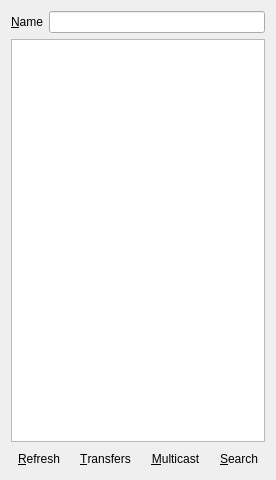
<?xml version="1.0" encoding="UTF-8"?>
<ui version="4.0">
 <class>PeersDialog</class>
 <widget class="QDialog" name="PeersDialog">
  <property name="windowModality">
   <enum>Qt::NonModal</enum>
  </property>
  <property name="geometry">
   <rect>
    <x>0</x>
    <y>0</y>
    <width>240</width>
    <height>480</height>
   </rect>
  </property>
  <property name="windowTitle">
   <string>Dialog</string>
  </property>
  <property name="layoutDirection">
   <enum>Qt::LeftToRight</enum>
  </property>
  <layout class="QVBoxLayout" name="verticalLayout">
   <item>
    <layout class="QHBoxLayout" name="horizontalLayout_2">
     <item>
      <widget class="QLabel" name="label">
       <property name="text">
        <string>&amp;Name</string>
       </property>
       <property name="buddy">
        <cstring>nameEdit</cstring>
       </property>
      </widget>
     </item>
     <item>
      <widget class="QLineEdit" name="nameEdit"/>
     </item>
    </layout>
   </item>
   <item>
    <widget class="QListView" name="peersListView"/>
   </item>
   <item>
    <layout class="QHBoxLayout" name="horizontalLayout">
     <item>
      <widget class="QToolButton" name="refreshButton">
       <property name="minimumSize">
        <size>
         <width>0</width>
         <height>0</height>
        </size>
       </property>
       <property name="baseSize">
        <size>
         <width>0</width>
         <height>0</height>
        </size>
       </property>
       <property name="text">
        <string>&amp;Refresh</string>
       </property>
       <property name="icon">
        <iconset resource="../systray.qrc">
         <normaloff>:/images/refresh.png</normaloff>:/images/refresh.png</iconset>
       </property>
       <property name="iconSize">
        <size>
         <width>32</width>
         <height>32</height>
        </size>
       </property>
       <property name="autoRaise">
        <bool>true</bool>
       </property>
      </widget>
     </item>
     <item>
      <widget class="QToolButton" name="transferButton">
       <property name="minimumSize">
        <size>
         <width>0</width>
         <height>0</height>
        </size>
       </property>
       <property name="baseSize">
        <size>
         <width>0</width>
         <height>0</height>
        </size>
       </property>
       <property name="text">
        <string>&amp;Transfers</string>
       </property>
       <property name="icon">
        <iconset resource="../systray.qrc">
         <normaloff>:/images/transfer.png</normaloff>:/images/transfer.png</iconset>
       </property>
       <property name="iconSize">
        <size>
         <width>32</width>
         <height>32</height>
        </size>
       </property>
       <property name="autoRaise">
        <bool>true</bool>
       </property>
      </widget>
     </item>
     <item>
      <widget class="QToolButton" name="multicastButton">
       <property name="minimumSize">
        <size>
         <width>0</width>
         <height>0</height>
        </size>
       </property>
       <property name="baseSize">
        <size>
         <width>0</width>
         <height>0</height>
        </size>
       </property>
       <property name="text">
        <string>&amp;Multicast</string>
       </property>
       <property name="icon">
        <iconset resource="../systray.qrc">
         <normaloff>:/images/multicast.png</normaloff>:/images/multicast.png</iconset>
       </property>
       <property name="iconSize">
        <size>
         <width>32</width>
         <height>32</height>
        </size>
       </property>
       <property name="autoRaise">
        <bool>true</bool>
       </property>
      </widget>
     </item>
     <item>
      <widget class="QToolButton" name="searchButton">
       <property name="minimumSize">
        <size>
         <width>0</width>
         <height>0</height>
        </size>
       </property>
       <property name="baseSize">
        <size>
         <width>0</width>
         <height>0</height>
        </size>
       </property>
       <property name="text">
        <string>&amp;Search</string>
       </property>
       <property name="icon">
        <iconset resource="../systray.qrc">
         <normaloff>:/images/search.png</normaloff>:/images/search.png</iconset>
       </property>
       <property name="iconSize">
        <size>
         <width>32</width>
         <height>32</height>
        </size>
       </property>
       <property name="autoRaise">
        <bool>true</bool>
       </property>
      </widget>
     </item>
    </layout>
   </item>
  </layout>
 </widget>
 <tabstops>
  <tabstop>nameEdit</tabstop>
  <tabstop>peersListView</tabstop>
  <tabstop>refreshButton</tabstop>
  <tabstop>transferButton</tabstop>
  <tabstop>multicastButton</tabstop>
  <tabstop>searchButton</tabstop>
 </tabstops>
 <resources>
  <include location="../systray.qrc"/>
 </resources>
 <connections/>
</ui>
